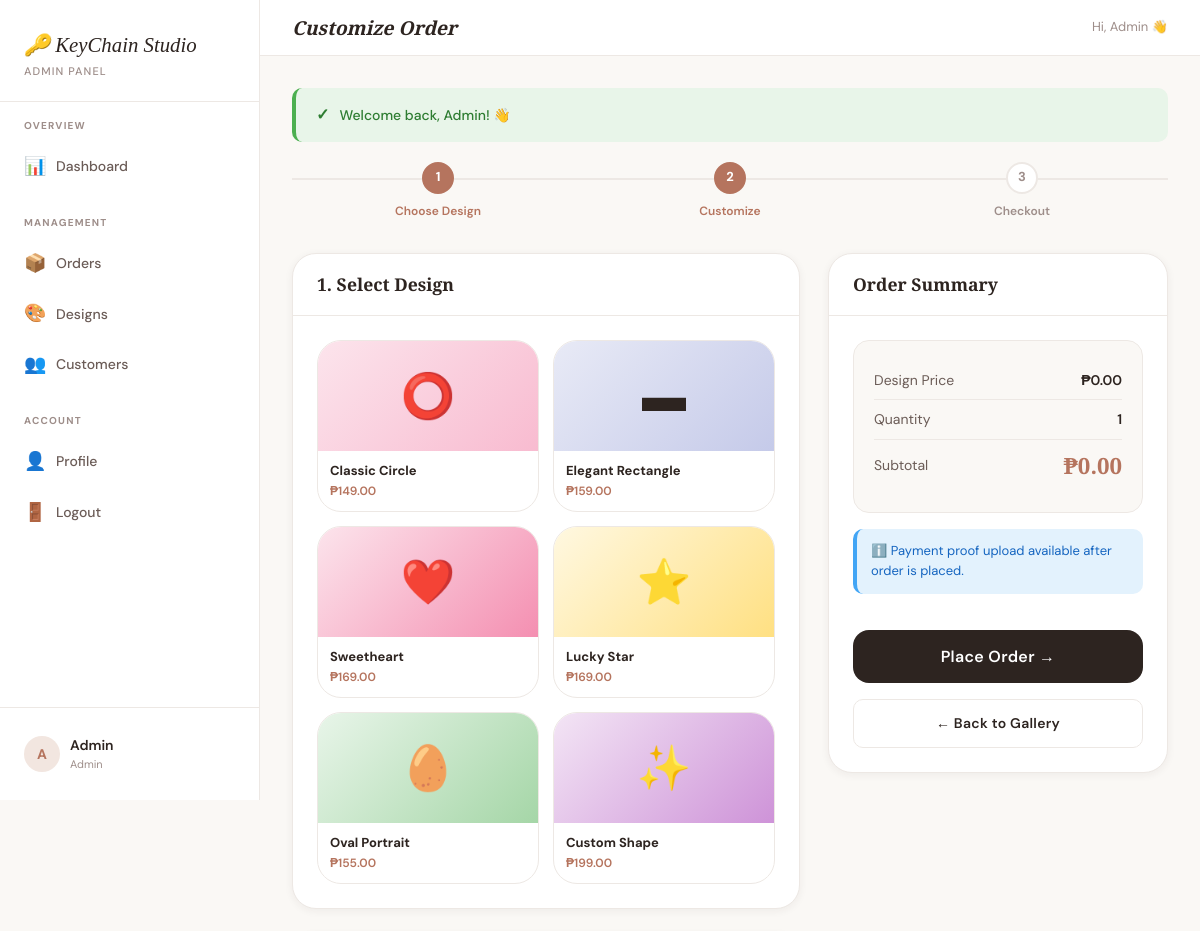
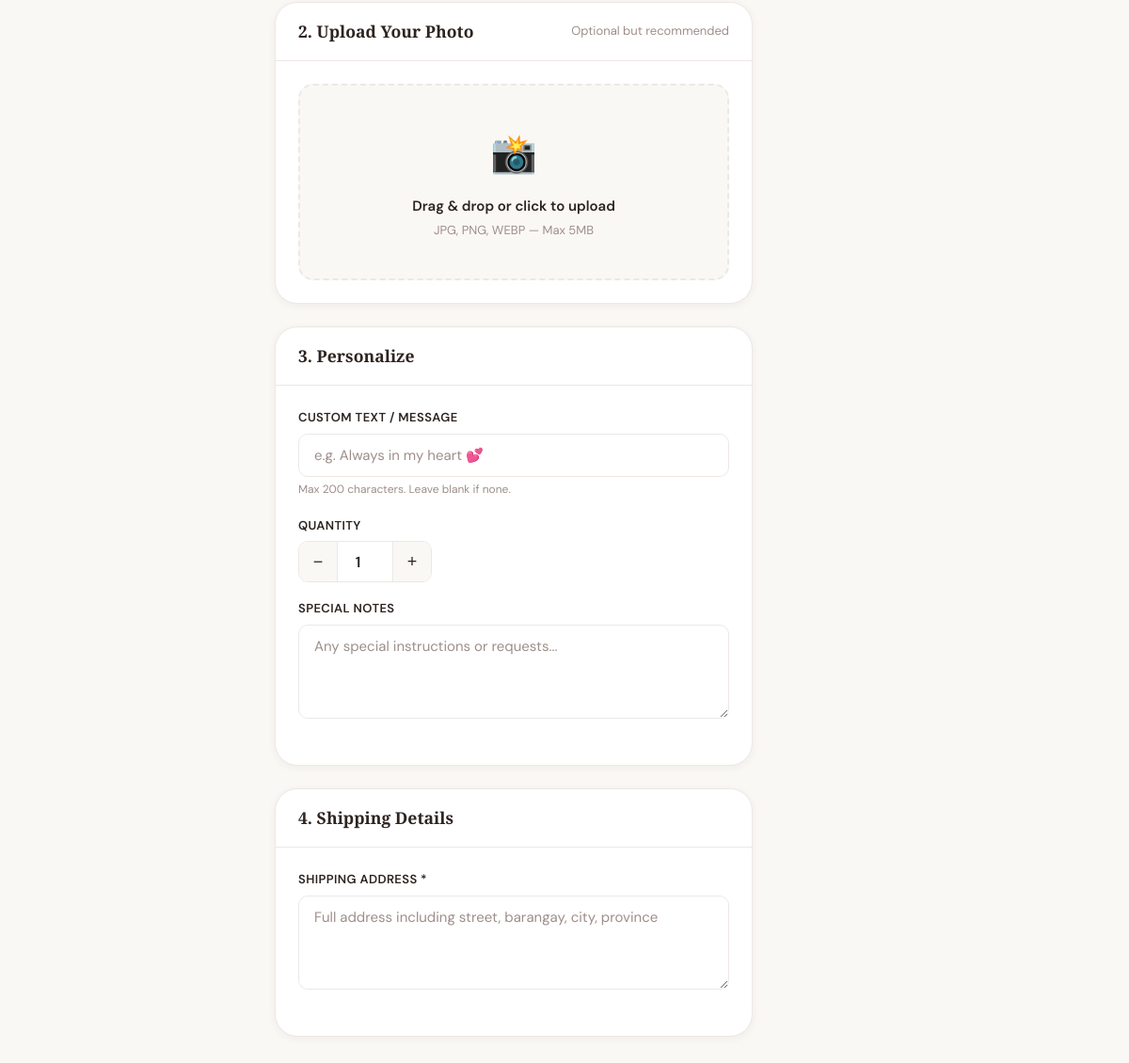
The app's page /pages/customize.php (signed in) with its own data (2 pictures, top to bottom).
### tables this page shows
CREATE TABLE IF NOT EXISTS users (
    id INT AUTO_INCREMENT PRIMARY KEY,
    name VARCHAR(100) NOT NULL,
    email VARCHAR(150) NOT NULL UNIQUE,
    password VARCHAR(255) NOT NULL,
    phone VARCHAR(20),
    address TEXT,
    role ENUM('admin','customer') DEFAULT 'customer',
    avatar VARCHAR(255) DEFAULT NULL,
    created_at TIMESTAMP DEFAULT CURRENT_TIMESTAMP,
    updated_at TIMESTAMP DEFAULT CURRENT_TIMESTAMP ON UPDATE CURRENT_TIMESTAMP
);

CREATE TABLE IF NOT EXISTS designs (
    id INT AUTO_INCREMENT PRIMARY KEY,
    name VARCHAR(100) NOT NULL,
    description TEXT,
    base_price DECIMAL(10,2) NOT NULL DEFAULT 0.00,
    image VARCHAR(255),
    shape ENUM('circle','rectangle','heart','star','oval','custom') DEFAULT 'circle',
    material VARCHAR(50) DEFAULT 'Acrylic',
    is_active TINYINT(1) DEFAULT 1,
    created_at TIMESTAMP DEFAULT CURRENT_TIMESTAMP
);

### pages/customize.php (the view, shortened to what this page needs)
<?php
require_once __DIR__ . '/../includes/functions.php';
$db      = getDB();
$designs = $db->query("SELECT * FROM designs WHERE is_active=1 ORDER BY id")->fetchAll();
$preselected = intval($_GET['design_id'] ?? 0);
$shapeEmoji = ['circle'=>'⭕','rectangle'=>'▬','heart'=>'❤️','star'=>'⭐','oval'=>'🥚','custom'=>'✨'];
$shapeBg    = ['circle'=>'shape-bg-circle','rectangle'=>'shape-bg-rectangle','heart'=>'shape-bg-heart','star'=>'shape-bg-star','oval'=>'shape-bg-oval','custom'=>'shape-bg-custom'];
$page_title   = 'Customize Order';
$current_page = 'customize';
include __DIR__ . '/../includes/sidebar.php';
?>
<div class="steps mb-32">
  <div class="step active done"><div class="step-dot">1</div><div class="step-label">Choose Design</div></div>
  <div class="step active"><div class="step-dot">2</div><div class="step-label">Customize</div></div>
  <div class="step"><div class="step-dot">3</div><div class="step-label">Checkout</div></div>
</div>
<form method="POST" enctype="multipart/form-data" id="orderForm">
<div style="display:grid;grid-template-columns:1fr 340px;gap:28px;" class="customize-layout">
  <div style="display:flex;flex-direction:column;gap:24px;">
    <div class="card">
      <div class="card-header"><h3 class="card-title">1. Select Design</h3></div>
      <div class="card-body">
        <div class="designs-grid" style="grid-template-columns:repeat(auto-fill,minmax(160px,1fr));gap:14px;">
          <?php foreach ($designs as $d):
            $isSelected = ($preselected == $d['id']) || (!$preselected && (($_POST['design_id'] ?? 0) == $d['id']));
            $bg = $shapeBg[$d['shape']] ?? 'shape-bg-circle';
            $emoji = $shapeEmoji[$d['shape']] ?? '🔑';
          ?>
          <div class="design-card <?= $isSelected ? 'selected' : '' ?>"
               data-design-id="<?= $d['id'] ?>"
               data-price="<?= $d['base_price'] ?>">
            <div class="design-card-img <?= $bg ?>" style="height:110px;">
              <?php if ($d['image'] && file_exists(UPLOAD_PATH . 'designs/' . $d['image'])): ?>
                <img src="<?= SITE_URL ?>/uploads/designs/<?= htmlspecialchars($d['image']) ?>" alt="">
              <?php else: ?>
                <span style="font-size:44px;"><?= $emoji ?></span>
              <?php endif; ?>
            </div>
            <div class="design-card-body" style="padding:10px 12px;">
              <div style="font-weight:700;font-size:13px;"><?= htmlspecialchars($d['name']) ?></div>
              <div style="font-size:12px;color:var(--terracotta);font-weight:600;"><?= formatPrice($d['base_price']) ?></div>
            </div>
          </div>
          <?php endforeach; ?>
        </div>
      </div>
    </div>
    <div class="card">
      <div class="card-header">
        <h3 class="card-title">2. Upload Your Photo</h3>
        <span style="font-size:13px;color:var(--light);">Optional but recommended</span>
      </div>
      <div class="card-body">
        <div class="upload-zone">
          <div class="upload-icon">📸</div>
          <div class="upload-text">Drag & drop or click to upload</div>
          <div class="upload-sub">JPG, PNG, WEBP — Max 5MB</div>
        </div>
      </div>
    </div>
    <div class="card">
      <div class="card-header"><h3 class="card-title">3. Personalize</h3></div>
      <div class="card-body">
        <div class="form-group">
          <label class="form-label">Custom Text / Message</label>
          <input type="text" name="custom_text" class="form-control" maxlength="200"
                 placeholder="e.g. Always in my heart 💕"
                 value="<?= htmlspecialchars($_POST['custom_text'] ?? '') ?>">
          <small style="color:var(--light);font-size:12px;">Max 200 characters. Leave blank if none.</small>
        </div>
        <div class="form-group">
          <label class="form-label">Quantity</label>
          <div class="qty-stepper">
            <button type="button" class="qty-btn" data-dir="down" data-target="quantity">−</button>
            <input type="number" name="quantity" id="quantity" class="qty-input" value="<?= intval($_POST['quantity'] ?? 1) ?>" min="1" max="100">
            <button type="button" class="qty-btn" data-dir="up" data-target="quantity">+</button>
          </div>
        </div>
        <div class="form-group">
          <label class="form-label">Special Notes</label>
          <textarea name="special_notes" class="form-control" rows="3"
                    placeholder="Any special instructions or requests..."><?= htmlspecialchars($_POST['special_notes'] ?? '') ?></textarea>
        </div>
      </div>
    </div>
    <div class="card">
      <div class="card-header"><h3 class="card-title">4. Shipping Details</h3></div>
      <div class="card-body">
        <div class="form-group">
          <label class="form-label">Shipping Address *</label>
          <textarea name="shipping_address" class="form-control" rows="3" required
                    placeholder="Full address including street, barangay, city, province"><?= htmlspecialchars($_POST['shipping_address'] ?? $user['address'] ?? '') ?></textarea>
        </div>
      </div>
    </div>
  </div>
  <div style="position:sticky;top:80px;align-self:start;">
    <div class="card">
      <div class="card-header"><h3 class="card-title">Order Summary</h3></div>
      <div class="card-body" style="display:flex;flex-direction:column;gap:16px;">
        <div class="price-summary">
          <div class="price-row">
            <span style="color:var(--mid);">Design Price</span>
            <span id="calcUnit" style="font-weight:600;">₱0.00</span>
          </div>
          <div class="price-row">
            <span style="color:var(--mid);">Quantity</span>
            <span id="calcQty" style="font-weight:600;">1</span>
          </div>
          <div class="price-row">
            <span style="color:var(--mid);">Subtotal</span>
            <span class="price-total" id="calcTotal">₱0.00</span>
          </div>
        </div>
        <div class="alert alert-info" style="font-size:13px;padding:12px 14px;">
          ℹ️ Payment proof upload available after order is placed.
        </div>
        <button type="submit" class="btn btn-primary btn-lg w-full" id="submitBtn">
          Place Order →
        </button>
        <a href="<?= SITE_URL ?>/pages/gallery.php" class="btn btn-outline w-full">← Back to Gallery</a>
      </div>
    </div>
  </div>
</div>
</form>
<?php include __DIR__ . '/../includes/footer.php'; ?>

### includes/sidebar.php (shortened to what this page needs)
<?php
$user = getCurrentUser();
$initial = strtoupper(substr($user['name'] ?? 'U', 0, 1));
$isAdminUser = isAdmin();
?>
<!DOCTYPE html>
<html lang="en">
<head>
<link rel="stylesheet" href="<?= SITE_URL ?>/assets/css/style.css">
</head>
<body>
<div class="layout">
  <aside class="sidebar" id="sidebar">
    <div class="sidebar-logo">
      <a href="<?= SITE_URL ?>">
        <div class="sidebar-logo-text">🔑 KeyChain Studio</div>
        <div class="sidebar-logo-sub"><?= $isAdminUser ? 'Admin Panel' : 'Customer Portal' ?></div>
      </a>
    </div>
    <nav class="sidebar-nav">
      <?php if ($isAdminUser): ?>
      <div class="nav-section">
        <div class="nav-section-label">Overview</div>
        <a href="<?= SITE_URL ?>/admin/dashboard.php" class="nav-item <?= $current_page === 'admin_dash' ? 'active' : '' ?>">
          <span class="nav-icon">📊</span> Dashboard
        </a>
      </div>
      <div class="nav-section">
        <div class="nav-section-label">Management</div>
        <a href="<?= SITE_URL ?>/admin/orders.php" class="nav-item <?= $current_page === 'admin_orders' ? 'active' : '' ?>">
          <span class="nav-icon">📦</span> Orders
        </a>
        <a href="<?= SITE_URL ?>/admin/designs.php" class="nav-item <?= $current_page === 'admin_designs' ? 'active' : '' ?>">
          <span class="nav-icon">🎨</span> Designs
        </a>
        <a href="<?= SITE_URL ?>/admin/customers.php" class="nav-item <?= $current_page === 'admin_customers' ? 'active' : '' ?>">
          <span class="nav-icon">👥</span> Customers
        </a>
      </div>
      <?php endif; ?>
      <div class="nav-section">
        <div class="nav-section-label">Account</div>
        <a href="<?= SITE_URL ?>/pages/profile.php" class="nav-item <?= $current_page === 'profile' ? 'active' : '' ?>">
          <span class="nav-icon">👤</span> Profile
        </a>
        <a href="<?= SITE_URL ?>/logout.php" class="nav-item">
          <span class="nav-icon">🚪</span> Logout
        </a>
      </div>
    </nav>
    <div class="sidebar-footer">
      <div class="sidebar-user">
        <div class="sidebar-avatar">
          <?php if ($user['avatar'] ?? false): ?>
            <img src="<?= SITE_URL ?>/uploads/<?= htmlspecialchars($user['avatar']) ?>" alt="">
          <?php else: ?>
            <?= $initial ?>
          <?php endif; ?>
        </div>
        <div>
          <div class="sidebar-user-name"><?= htmlspecialchars($user['name'] ?? '') ?></div>
          <div class="sidebar-user-role"><?= htmlspecialchars($user['role'] ?? '') ?></div>
        </div>
      </div>
    </div>
  </aside>
  <div class="main-content">
    <div class="topbar">
      <h2 class="topbar-title"><?= $page_title ?? '' ?></h2>
      <div class="topbar-actions">
        <span style="font-size:13px;color:var(--light);">Hi, <?= htmlspecialchars($user['name'] ?? '') ?> 👋</span>
      </div>
    </div>
    <div class="page-content">
      <?php showFlash(); ?>

### includes/functions.php (shortened to what this page needs)
<?php
function isAdmin() {
    return isset($_SESSION['role']) && $_SESSION['role'] === 'admin';
}
function getCurrentUser() {
    $db = getDB();
    $stmt = $db->prepare("SELECT * FROM users WHERE id = ?");
    $stmt->execute([$_SESSION['user_id']]);
    return $stmt->fetch();
}
function formatPrice($amount) {
    return '₱' . number_format($amount, 2);
}
function getFlash() {
    if (isset($_SESSION['flash'])) {
        $flash = $_SESSION['flash'];
        return $flash;
    }
    return null;
}
function showFlash() {
    $flash = getFlash();
    if ($flash) {
        $icon = $flash['type'] === 'success' ? '✓' : ($flash['type'] === 'error' ? '✕' : 'ℹ');
        echo "<div class='flash flash-{$flash['type']}'><span class='flash-icon'>{$icon}</span>{$flash['message']}</div>";
    }
}
?>

### includes/footer.php (shortened to what this page needs)
    </div>
  </div>
</div>
</body>
</html>

### records on screen
users: name "A", name "Admin", role "Admin"
designs: shape "⭕", name "Classic Circle", base_price "₱149.00"
designs: shape "▬", name "Elegant Rectangle", base_price "₱159.00"
designs: shape "❤️", name "Sweetheart", base_price "₱169.00"
designs: shape "⭐", name "Lucky Star", base_price "₱169.00"
designs: shape "🥚", name "Oval Portrait", base_price "₱155.00"
designs: shape "✨", name "Custom Shape", base_price "₱199.00"

### other values on screen
$page_title "Customize Order"
$icon "✓"
$flash['message'] "Welcome back, Admin! 👋"
